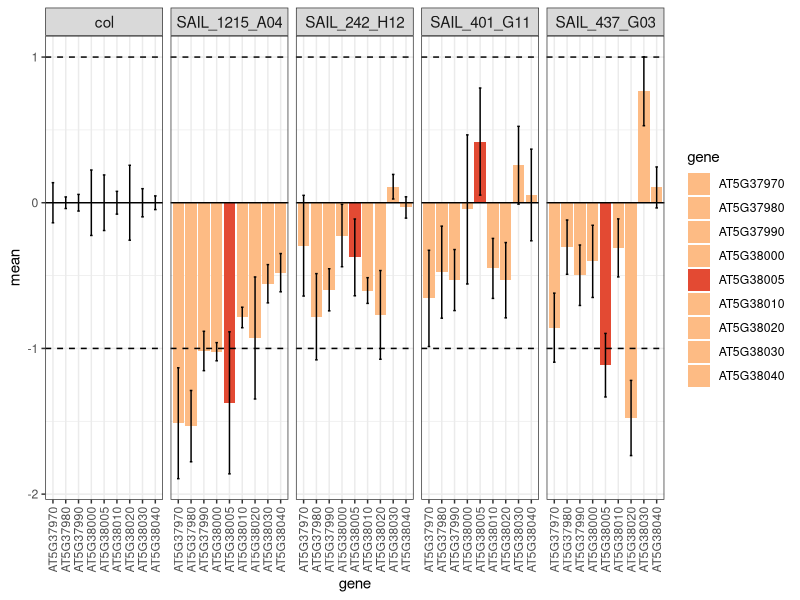
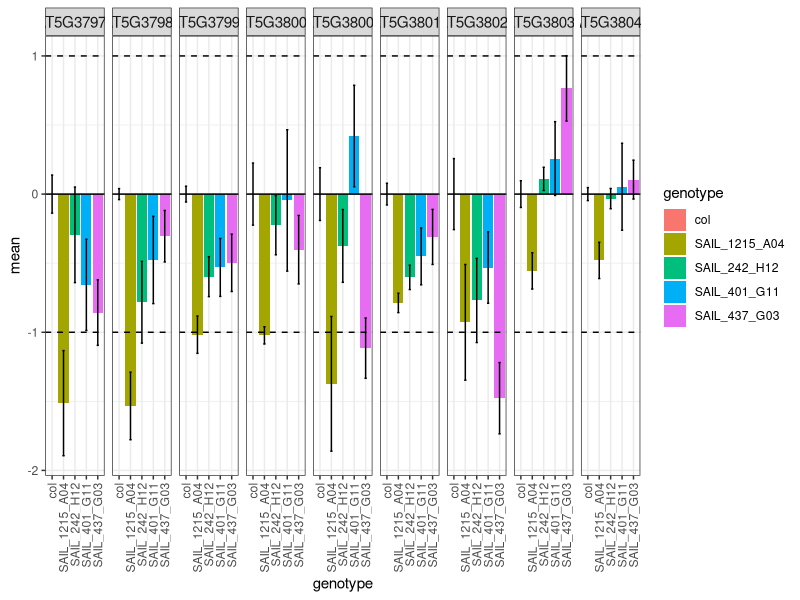
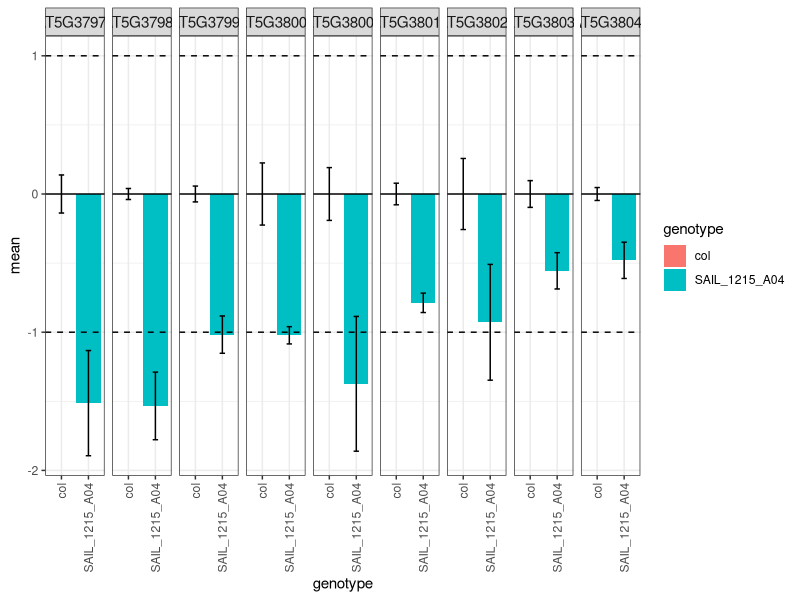
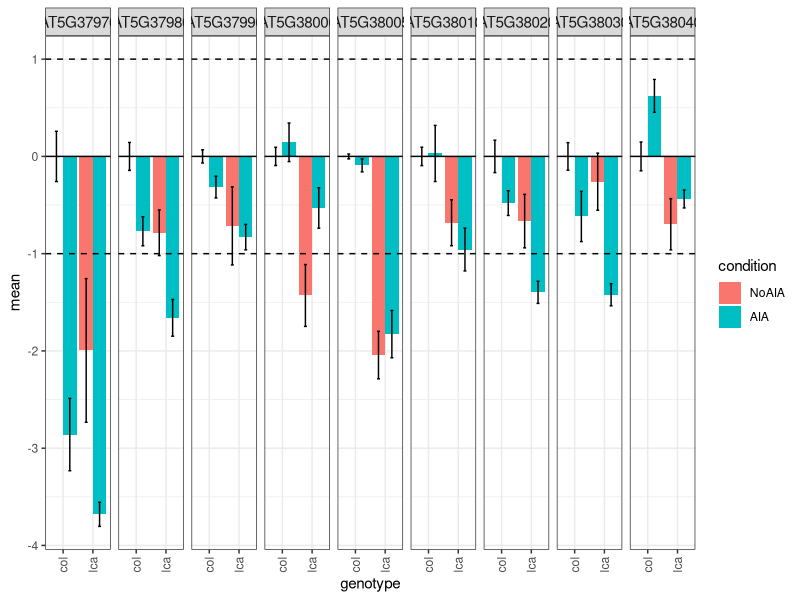
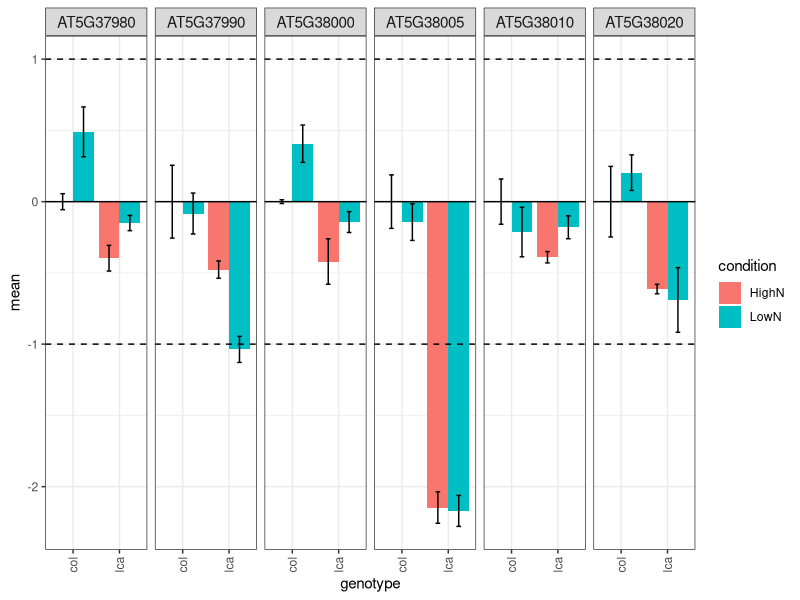
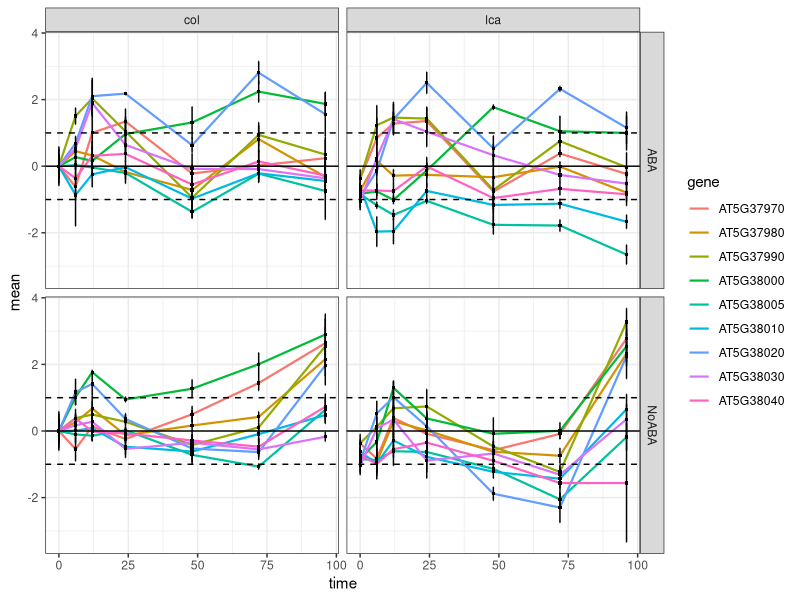
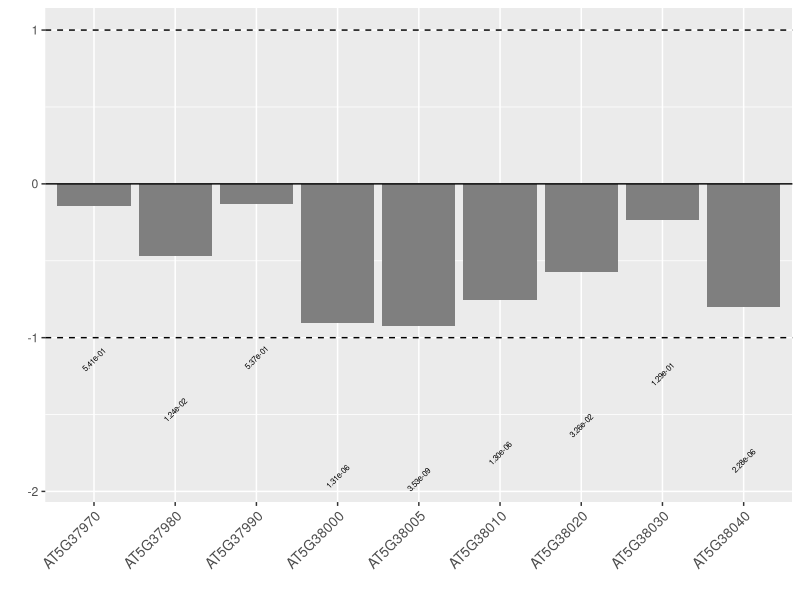
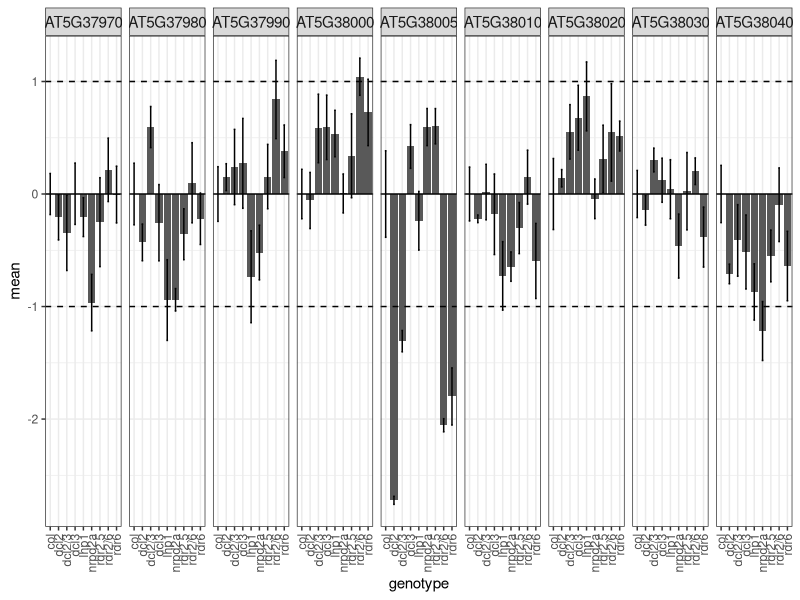

The R script that drew these images, in order:
library(tidyverse)
library(readxl)
library(grid)



# Out directory if it does not exist
dir.create("out/qPCR_cDNA/", showWarnings = FALSE, recursive = TRUE)


#env genet ------

env_genet_lca <- read_excel("data/qPCR_cDNA/env_genet_lca.xlsx") %>%
  dplyr::select(-Pos)

ref_gene <- "ref2"
ref_data <- env_genet_lca %>%
  filter(gene == ref_gene) %>%
  mutate(Cp_ref=Cp) %>%
  dplyr::select(-gene, -Cp)


gene_data <- env_genet_lca %>%
  filter(gene != ref_gene) 

dCt_data <- gene_data %>%
  left_join(ref_data) %>%
  mutate(dCp=Cp - Cp_ref) %>%
  dplyr::select(-Cp)

dCt_data_control <- dCt_data %>%
  filter(genotype=="col") %>%
  group_by(gene) %>%
  summarise(dCt_control=mean(dCp))


ddCt_data <- dCt_data %>%
  left_join(dCt_data_control) %>%
  mutate(ddCt = dCp - dCt_control,
         FC = 2^(-ddCt)) 



stat <- ddCt_data %>%
  filter(!is.na(ddCt)) %>%
  group_by(gene,genotype) %>%	
  summarise(mean=mean(-ddCt),	 		
            median= median(-ddCt),			
            SD=sd(-ddCt),	 #ecart-type		
            n=n(),	 #nombre d'?chantillons		
            erreur_std=SD/sqrt(n)) 	

selected_genes_LCA <-
  tibble(gene=c("AT5G37970","AT5G37980","AT5G37990","AT5G38000","AT5G38005","AT5G38010", "AT5G38020","AT5G38030","AT5G38040"),
         gene_color=c("#fdbb84","#fdbb84","#fdbb84","#fdbb84", "#e34a33", "#fdbb84",
                      "#fdbb84","#fdbb84","#fdbb84"))

my_graph <- 
stat %>% left_join(selected_genes_LCA) %>% filter(gene !="ref1",genotype!="collca") %>%
  ggplot(data=.,	 mapping=aes(x=gene,	 y=mean)) +
  geom_bar(stat='identity', aes(fill= gene)) +		
  geom_errorbar(mapping=aes(ymin=mean - erreur_std,	 ymax=mean + erreur_std),	 width=.2)+
  geom_hline(yintercept=0) +			
  geom_hline(yintercept=1,linetype=2)+
  geom_hline(yintercept=-1,linetype=2)+
  theme_bw() +	
  theme(axis.text.x = element_text(angle = 90, hjust=1,vjust=0.5))+
  facet_wrap(~genotype,	 nrow=1)+
  theme(strip.text = element_text(size = rel(1)))+
  scale_fill_manual(
    values=selected_genes_LCA$gene_color)
my_graph



# Save 
ggsave(filename="out/qPCR_cDNA/insertional_mutant_control.pdf", plot=my_graph, width = 8, height = 3)


my_graph <- 
  stat %>% left_join(selected_genes_LCA) %>% filter(gene !="ref1",genotype!="collca") %>%
  ggplot(data=.,	 mapping=aes(x=genotype,	 y=mean)) +
  geom_bar(stat='identity', aes(fill= genotype)) +		
  geom_errorbar(mapping=aes(ymin=mean - erreur_std,	 ymax=mean + erreur_std),	 width=.2)+
  geom_hline(yintercept=0) +			
  geom_hline(yintercept=1,linetype=2)+
  geom_hline(yintercept=-1,linetype=2)+
  theme_bw() +	
  theme(axis.text.x = element_text(angle = 90, hjust=1,vjust=0.5))+
  facet_wrap(~gene,	 nrow=1)+
  theme(strip.text = element_text(size = rel(1)))
my_graph



# Save 
ggsave(filename="out/qPCR_cDNA/insertional_mutant_control_all_genes.pdf", plot=my_graph, width = 8, height = 3)

my_graph <- 
  stat %>% left_join(selected_genes_LCA) %>% filter(gene !="ref1",genotype%in%c("col","SAIL_1215_A04")) %>%
  ggplot(data=.,	 mapping=aes(x=genotype,	 y=mean)) +
  geom_bar(stat='identity', aes(fill= genotype)) +		
  geom_errorbar(mapping=aes(ymin=mean - erreur_std,	 ymax=mean + erreur_std),	 width=.2)+
  geom_hline(yintercept=0) +			
  geom_hline(yintercept=1,linetype=2)+
  geom_hline(yintercept=-1,linetype=2)+
  theme_bw() +	
  theme(axis.text.x = element_text(angle = 90, hjust=1,vjust=0.5))+
  facet_wrap(~gene,	 nrow=1)+
  theme(strip.text = element_text(size = rel(1)))
my_graph



# Save 
ggsave(filename="out/qPCR_cDNA/insertional_mutant_control_genes.pdf", plot=my_graph, width = 8, height = 3)


#IAA -----
lca_aia <- read_excel("data/qPCR_cDNA/lca_aia.xlsx")%>%
  dplyr::select(-Pos) 

ref_gene <- "ref1"
ref_data <- lca_aia %>%
  filter(gene == ref_gene) %>%
  mutate(Cp_ref=Cp) %>%
  dplyr::select(-gene, -Cp)


gene_data <- lca_aia %>%
  filter(gene != ref_gene) 

dCt_data <- gene_data %>%
  left_join(ref_data) %>%
  mutate(dCp=Cp - Cp_ref) %>%
  dplyr::select(-Cp)

dCt_data_control <- dCt_data %>%
  filter(genotype=="col",
         condition =="NoAIA") %>%
  group_by(gene) %>%
  summarise(dCt_control=mean(dCp))


ddCt_data <- dCt_data %>%
  left_join(dCt_data_control) %>%
  mutate(ddCt = dCp - dCt_control,
         FC = 2^(-ddCt)) 



stat <- ddCt_data %>%
  filter(!is.na(ddCt)) %>%
  group_by(gene,genotype,condition) %>%	
  summarise(mean=mean(-ddCt),	 		
            median= median(-ddCt),			
            SD=sd(-ddCt),	 #ecart-type		
            n=n(),	 #nombre d'?chantillons		
            erreur_std=SD/sqrt(n)) 	

selected_genes_LCA <-
  tibble(gene=c("AT5G37970","AT5G37980","AT5G37990","AT5G38000","AT5G38005","AT5G38010", "AT5G38020","AT5G38030","AT5G38040"),
         gene_color=c("#fdbb84","#fdbb84","#fdbb84","#fdbb84", "#e34a33", "#fdbb84",
                      "#fdbb84","#fdbb84","#fdbb84"))

position=position_dodge(0.9)

stat$condition <- factor(stat$condition, levels = c("NoAIA", "AIA"))

my_graph <- 
  stat %>% filter(gene %in% c("AT5G37970","AT5G37980","AT5G37990","AT5G38000","AT5G38005","AT5G38010", "AT5G38020","AT5G38030","AT5G38040")) %>% left_join(selected_genes_LCA) %>%
  ggplot(data=.,	 mapping=aes(x=genotype, y=mean, fill=condition)) +
  geom_bar(stat='identity',position=position) +		
  geom_errorbar(mapping=aes(ymin=mean - erreur_std,	 ymax=mean + erreur_std),	 width=.2,position=position)+
  geom_hline(yintercept=0) +			
  geom_hline(yintercept=1,linetype=2)+
  geom_hline(yintercept=-1,linetype=2)+
  theme_bw() +	
  theme(axis.text.x = element_text(angle = 90, hjust=1,vjust=0.5))+
  facet_wrap(~gene,	 nrow=1)+
  theme(strip.text = element_text(size = rel(1)))
my_graph

write.csv(stat %>% filter(gene %in% c("AT5G37970","AT5G37980","AT5G37990","AT5G38000","AT5G38005","AT5G38010", "AT5G38020","AT5G38030","AT5G38040")), 
          "aia.csv")

# Save 
ggsave(filename="out/qPCR_cDNA/insertional_mutant_aia.pdf", plot=my_graph, width = 8, height = 3)



#Nadapt ------


lca_nadapt <- read_excel("data/qPCR_cDNA/lca_nadapt.xlsx")%>%
  dplyr::select(-Pos) 


ref_gene <- "ref2"
ref_data <- lca_nadapt %>%
  filter(gene == ref_gene) %>%
  mutate(Cp_ref=Cp) %>%
  dplyr::select(-gene, -Cp)


gene_data <- lca_nadapt %>%
  filter(gene != ref_gene) 

dCt_data <- gene_data %>%
  left_join(ref_data) %>%
  mutate(dCp=Cp - Cp_ref) %>%
  dplyr::select(-Cp)

dCt_data_control <- dCt_data %>%
  filter(genotype=="col",
         condition =="HighN") %>%
  group_by(gene) %>%
  summarise(dCt_control=mean(dCp))


ddCt_data <- dCt_data %>%
  left_join(dCt_data_control) %>%
  mutate(ddCt = dCp - dCt_control,
         FC = 2^(-ddCt)) 



stat <- ddCt_data %>%
  filter(!is.na(ddCt)) %>%
  group_by(gene,genotype,condition) %>%	
  summarise(mean=mean(-ddCt),	 		
            median= median(-ddCt),			
            SD=sd(-ddCt),	 #ecart-type		
            n=n(),	 #nombre d'?chantillons		
            erreur_std=SD/sqrt(n)) 	

selected_genes_LCA <-
  tibble(gene=c("AT5G37970","AT5G37980","AT5G37990","AT5G38000","AT5G38005","AT5G38010", "AT5G38020","AT5G38030","AT5G38040"),
         gene_color=c("#fdbb84","#fdbb84","#fdbb84","#fdbb84", "#e34a33", "#fdbb84",
                      "#fdbb84","#fdbb84","#fdbb84"))

position=position_dodge(0.9)


my_graph <- 
  stat %>% filter(gene %in% c("AT5G37970","AT5G37980","AT5G37990","AT5G38000","AT5G38005","AT5G38010", "AT5G38020","AT5G38030","AT5G38040")) %>% left_join(selected_genes_LCA) %>%
  ggplot(data=.,	 mapping=aes(x=genotype, y=mean, fill=condition)) +
  geom_bar(stat='identity',position=position) +		
  geom_errorbar(mapping=aes(ymin=mean - erreur_std,	 ymax=mean + erreur_std),	 width=.2,position=position)+
  geom_hline(yintercept=0) +			
  geom_hline(yintercept=1,linetype=2)+
  geom_hline(yintercept=-1,linetype=2)+
  theme_bw() +	
  theme(axis.text.x = element_text(angle = 90, hjust=1,vjust=0.5))+
  facet_wrap(~gene,	 nrow=1)+
  theme(strip.text = element_text(size = rel(1)))
my_graph

write.csv(stat %>% filter(gene %in% c("AT5G37970","AT5G37980","AT5G37990","AT5G38000","AT5G38005","AT5G38010", "AT5G38020","AT5G38030","AT5G38040")), 
          "nadapt.csv")


# Save 
ggsave(filename="out/qPCR_cDNA/insertional_mutant_Nadapt.pdf", plot=my_graph, width = 8, height = 3)


#ABA kin with LCA -----
ABA_kin_lca <- read_excel("data/qPCR_cDNA/qPCR_ABA_lca.xlsx")



ref_gene <- "ref2"
ref_data <- ABA_kin_lca %>%
  filter(gene == ref_gene) %>%
  mutate(Cp_ref=Cp) %>%
  dplyr::select(-gene, -Cp)


gene_data <- ABA_kin_lca %>%
  filter(gene != ref_gene) 

dCt_data <- gene_data %>%
  left_join(ref_data) %>%
  mutate(dCp=Cp - Cp_ref) %>%
  dplyr::select(-Cp)

dCt_data_control <- dCt_data %>%
  filter(genotype =="col",
  time==0,
  condition =="NoABA") %>%
  group_by(gene) %>%
  summarise(dCt_control=mean(dCp))


ddCt_data <- dCt_data %>%
  left_join(dCt_data_control) %>%
  mutate(ddCt = dCp - dCt_control,
         FC = 2^(-ddCt)) 



stat <- ddCt_data %>%
  filter(!is.na(ddCt)) %>%
  group_by(gene, condition,time,genotype) %>%	
  summarise(mean=mean(-ddCt),	 		
            median= median(-ddCt),			
            SD=sd(-ddCt),	 #ecart-type		
            n=n(),	 #nombre d'?chantillons		
            erreur_std=SD/sqrt(n)) 	



my_graph <- 
  stat %>% filter(gene %in% c("AT5G37970","AT5G37980","AT5G37990","AT5G38000","AT5G38005","AT5G38010", "AT5G38020","AT5G38030","AT5G38040"))%>%
  ggplot(data=.,	 mapping=aes(x=time,	 y=mean,	 group=gene)) +
  geom_line(aes(color = gene),	 size=0.75) +		
  geom_errorbar(mapping=aes(ymin=mean - erreur_std,	 ymax=mean + erreur_std),	 width=.2)+	
  geom_point(aes(y=mean),	 size = 0.75,	 shape=15)+	
  geom_hline(yintercept=0) +
  geom_hline(yintercept=1, linetype=2) +	
  geom_hline(yintercept=-1, linetype=2) +	
  theme_bw() +			
  facet_grid(condition~genotype)
my_graph

# Save 
ggsave(filename="out/qPCR_cDNA/ABA_kinetic.pdf", plot=my_graph, width = 7, height = 5)


#ANOVA kin aba ----



anova_AT5G37970 <- ddCt_data %>% 
  filter(gene == "AT5G37970") %>% 
  aov(-ddCt ~ genotype + factor(time), data=.) %>% 
  TukeyHSD("genotype") %>%
  .$genotype %>%
  as.data.frame() %>%
  dplyr::select(diff, "p adj") %>%
  rownames_to_column() %>%
  mutate(gene ="AT5G37970") %>%
  separate(rowname, sep = "-", c("genotype","comp")) %>%
  dplyr::select(-comp)
anova_AT5G37980 <- ddCt_data %>% 
  filter(gene == "AT5G37980") %>% 
  aov(-ddCt ~ genotype + factor(time), data=.) %>% 
  TukeyHSD("genotype") %>%
  .$genotype %>%
  as.data.frame() %>%
  dplyr::select(diff, "p adj") %>%
  rownames_to_column() %>%
  mutate(gene ="AT5G37980") %>%
  separate(rowname, sep = "-", c("genotype","comp")) %>%
  dplyr::select(-comp)
anova_AT5G37990 <- ddCt_data %>% 
  filter(gene == "AT5G37990") %>% 
  aov(-ddCt ~ genotype + factor(time), data=.) %>% 
  TukeyHSD("genotype") %>%
  .$genotype %>%
  as.data.frame() %>%
  dplyr::select(diff, "p adj") %>%
  rownames_to_column() %>%
  mutate(gene ="AT5G37990") %>%
  separate(rowname, sep = "-", c("genotype","comp")) %>%
  dplyr::select(-comp)
anova_AT5G38000 <- ddCt_data %>% 
  filter(gene == "AT5G38000") %>% 
  aov(-ddCt ~ genotype + factor(time), data=.) %>% 
  TukeyHSD("genotype") %>%
  .$genotype %>%
  as.data.frame() %>%
  dplyr::select(diff, "p adj") %>%
  rownames_to_column() %>%
  mutate(gene ="AT5G38000") %>%
  separate(rowname, sep = "-", c("genotype","comp")) %>%
  dplyr::select(-comp)
anova_AT5G38005 <- ddCt_data %>% 
  filter(gene == "AT5G38005") %>% 
  aov(-ddCt ~ genotype + factor(time), data=.) %>% 
  TukeyHSD("genotype") %>%
  .$genotype %>%
  as.data.frame() %>%
  dplyr::select(diff, "p adj") %>%
  rownames_to_column() %>%
  mutate(gene ="AT5G38005") %>%
  separate(rowname, sep = "-", c("genotype","comp")) %>%
  dplyr::select(-comp)
anova_AT5G38010 <- ddCt_data %>% 
  filter(gene == "AT5G38010") %>% 
  aov(-ddCt ~ genotype + factor(time), data=.) %>% 
  TukeyHSD("genotype") %>%
  .$genotype %>%
  as.data.frame() %>%
  dplyr::select(diff, "p adj") %>%
  rownames_to_column() %>%
  mutate(gene ="AT5G38010") %>%
  separate(rowname, sep = "-", c("genotype","comp")) %>%
  dplyr::select(-comp)
anova_AT5G38020 <- ddCt_data %>% 
  filter(gene == "AT5G38020") %>% 
  aov(-ddCt ~ genotype + factor(time), data=.) %>% 
  TukeyHSD("genotype") %>%
  .$genotype %>%
  as.data.frame() %>%
  dplyr::select(diff, "p adj") %>%
  rownames_to_column() %>%
  mutate(gene ="AT5G38020") %>%
  separate(rowname, sep = "-", c("genotype","comp")) %>%
  dplyr::select(-comp)
anova_AT5G38030 <- ddCt_data %>% 
  filter(gene == "AT5G38030") %>% 
  aov(-ddCt ~ genotype + factor(time), data=.) %>% 
  TukeyHSD("genotype") %>%
  .$genotype %>%
  as.data.frame() %>%
  dplyr::select(diff, "p adj") %>%
  rownames_to_column() %>%
  mutate(gene ="AT5G38030") %>%
  separate(rowname, sep = "-", c("genotype","comp")) %>%
  dplyr::select(-comp)
anova_AT5G38040 <- ddCt_data %>% 
  filter(gene == "AT5G38040") %>% 
  aov(-ddCt ~ genotype + factor(time), data=.) %>% 
  TukeyHSD("genotype") %>%
  .$genotype %>%
  as.data.frame() %>%
  dplyr::select(diff, "p adj") %>%
  rownames_to_column() %>%
  mutate(gene ="AT5G38040") %>%
  separate(rowname, sep = "-", c("genotype","comp")) %>%
  dplyr::select(-comp)

anova_all_gene <- anova_AT5G38040 %>%
  bind_rows(anova_AT5G38030,anova_AT5G38020,anova_AT5G38010,anova_AT5G38005,anova_AT5G38000,anova_AT5G37990,anova_AT5G37980,anova_AT5G37970) %>%
  rename(pval="p adj") %>%
  mutate(pval=as.numeric(pval)) %>%
  as.tibble()




anova_all_gene$genotype <- factor(anova_all_gene$genotype, c("rnai92","rnai38","rnai18","pro"))


my_graph <- 
  anova_all_gene %>%
  ggplot(data=., mapping=aes(x=gene, y=diff, fill=genotype)) +
  geom_bar(stat="identity", position=position) +
  geom_text(position=position, size = 2, aes(label=pval%>%formatC(format = "e", digits = 2), y=diff + sign(diff + 0.1)), angle=45) +
  theme(axis.text.x  = element_text(angle=45, vjust=1, hjust=1, size=10))+
  geom_hline(yintercept = 0, linetype=1) +
  geom_hline(yintercept = 1, linetype=2) +
  geom_hline(yintercept = -1, linetype=2) +
  xlab(label = "") +
  ylab(label = "") +
  theme(strip.text = element_text(size = rel(1)))+
  theme(legend.position = "none")
my_graph



# Save 
ggsave(filename="out/qPCR_cDNA/anova_all_ABA_kin_lca.pdf", plot=my_graph, width = 3.5, height = 3.5)


#mutant voie ABA lca -----
mutant_voie_ABA_lca <- read_excel("data/qPCR_cDNA/mutant_voie_ABA_lca.xlsx") %>%
  filter(condition =="NoABA") %>%
  dplyr::select(-Pos,-condition)

ref_gene <- "ref2"
ref_data <- mutant_voie_ABA_lca %>%
  filter(gene == ref_gene) %>%
  mutate(Cp_ref=Cp) %>%
  dplyr::select(-gene, -Cp)


gene_data <- mutant_voie_ABA_lca %>%
  filter(gene != ref_gene) 

dCt_data <- gene_data %>%
  left_join(ref_data) %>%
  mutate(dCp=Cp - Cp_ref) %>%
  dplyr::select(-Cp)

dCt_data_control <- dCt_data %>%
  filter(genotype=="col") %>%
  group_by(gene) %>%
  summarise(dCt_control=mean(dCp))


ddCt_data <- dCt_data %>%
  left_join(dCt_data_control) %>%
  mutate(ddCt = dCp - dCt_control,
         FC = 2^(-ddCt)) 



stat <- ddCt_data %>%
  filter(!is.na(ddCt)) %>%
  group_by(gene,genotype) %>%	
  summarise(mean=mean(-ddCt),	 		
            median= median(-ddCt),			
            SD=sd(-ddCt),	 #ecart-type		
            n=n(),	 #nombre d'?chantillons		
            erreur_std=SD/sqrt(n)) 	

selected_genes_LCA <-
  tibble(gene=c("AT5G37970","AT5G37980","AT5G37990","AT5G38000","AT5G38005","AT5G38010", "AT5G38020","AT5G38030","AT5G38040"),
         gene_color=c("#fdbb84","#fdbb84","#fdbb84","#fdbb84", "#e34a33", "#fdbb84",
                      "#fdbb84","#fdbb84","#fdbb84"))

position=position_dodge(0.9)


my_graph <- 
  stat %>% filter(gene %in% c("AT5G37970","AT5G37980","AT5G37990","AT5G38000","AT5G38005","AT5G38010", "AT5G38020","AT5G38030","AT5G38040")) %>% left_join(selected_genes_LCA) %>%
  ggplot(data=.,	 mapping=aes(x=genotype, y=mean)) +
  geom_bar(stat='identity',position=position) +		
  geom_errorbar(mapping=aes(ymin=mean - erreur_std,	 ymax=mean + erreur_std),	 width=.2,position=position)+
  geom_hline(yintercept=0) +			
  geom_hline(yintercept=1,linetype=2)+
  geom_hline(yintercept=-1,linetype=2)+
  theme_bw() +	
  theme(axis.text.x = element_text(angle = 90, hjust=1,vjust=0.5))+
  facet_wrap(~gene,	 nrow=1)+
  theme(strip.text = element_text(size = rel(1)))
my_graph



# Save 
ggsave(filename="out/qPCR_cDNA/epigenetic_control.pdf", plot=my_graph, width = 8, height = 3)


# LCA genes under all the stress ------

LCA_genes_all_conditions <- read_excel("data/qPCR_cDNA/LCA_genes_all_conditions.xlsx") %>%
  filter(genotype=="col", gene %in% c("AT5G38000","AT5G38005","AT5G38010"), condition %in% c("ABA","AIA","LowN","NACL","LowP")) 

#LCA_genes_all_conditions$condition <- factor(LCA_genes_all_conditions$condition, levels = c("NoABA", "AIA"))



my_graph <- 
LCA_genes_all_conditions  %>%
  ggplot(data=.,	 mapping=aes(x=condition, y=mean)) +
  geom_bar(stat='identity',position=position) +		
  geom_errorbar(mapping=aes(ymin=mean - erreur_std,	 ymax=mean + erreur_std),	 width=.2,position=position)+
  geom_hline(yintercept=0) +			
  geom_hline(yintercept=1,linetype=2)+
  geom_hline(yintercept=-1,linetype=2)+
  theme_bw() +	
  theme(axis.text.x = element_text(angle = 90, hjust=1,vjust=0.5))+
  facet_wrap(~gene,	 nrow=1)+
  theme(strip.text = element_text(size = rel(1)))
my_graph



# Save 
ggsave(filename="out/qPCR_cDNA/LCA_all_stress.pdf", plot=my_graph, width = 8, height = 3)

#Root methylome FPKM ------

lca_root_tissue_FPKM <- 
  read_excel("data/qPCR_cDNA/lca_root_tissue_FPKM.xlsx") %>%
  as.data.frame() %>% 
  pivot_longer(c(`epidermis`,`cortex`, `endodermis1` , `endodermis2`, `stele` , `root cap`))

lca_root_tissue_FPKM$name <- factor(lca_root_tissue_FPKM$name, levels = c("epidermis","cortex","endodermis1","endodermis2","stele","root cap"))

#pearson methylome-----

lca_root_tissue_FPKM_pearson <- read_excel("data/qPCR_cDNA/lca_root_tissue_FPKM.xlsx") 



#lincRNA
AT5G38005 <- lca_root_tissue_FPKM_pearson %>%
  filter(gene=="AT5G38005") %>% 
  as.data.frame() %>%
  remove_rownames() %>%
  column_to_rownames("gene") 





#coding genes

all_gene_count <-
  lca_root_tissue_FPKM_pearson %>%
  filter(gene !="AT5G38005") %>% # Dans colonne ID, selection des ID des coding_GO diff exprim? (, = et)
  unique() %>%
  as.data.frame() %>%
  remove_rownames() %>%
  column_to_rownames("gene")


pearson_correlation_df <- 
  cor(t(AT5G38005), t(all_gene_count), method="pearson") %>% 
  as.data.frame  %>% # Matrice de correlation
  rownames_to_column("ncRNA") %>% 
  gather(gene, pearson_corr, -ncRNA) %>%
  dplyr::select(-ncRNA) %>%
  as_tibble()

my_graph <- 
  lca_root_tissue_FPKM  %>% 
  filter(gene %in% c("AT5G37970","AT5G37980","AT5G37990","AT5G38000","AT5G38005","AT5G38010", "AT5G38020","AT5G38030","AT5G38040")) %>%
  left_join(pearson_correlation_df) %>%
  ggplot(data=.,	 mapping=aes(x=name, y=value, label=pearson_corr%>%formatC(digits = 2))) +
  geom_bar(stat='identity',position=position) +		
  geom_hline(yintercept=0) +
  theme_bw() +	
  theme(axis.text.x = element_text(angle = 90, hjust=1,vjust=0.5))+
  facet_wrap(~gene,	 nrow=1)+
  geom_text(x=4, y=27,color="red")+
  theme(strip.text = element_text(size = rel(1)))
my_graph



# Save 
ggsave(filename="out/qPCR_cDNA/root_methylome_lca.pdf", plot=my_graph, width = 8, height = 3)



solinc_root_tissue_FPKM <- 
  read_excel("data/qPCR_cDNA/solinc_root_tissue_FPKM.xlsx") %>%
  as.data.frame() %>% 
  pivot_longer(c(`epidermis`,`cortex`, `endodermis1` , `endodermis2`, `stele` , `root cap`))

solinc_root_tissue_FPKM$name <- factor(solinc_root_tissue_FPKM$name, levels = c("epidermis","cortex","endodermis1","endodermis2","stele","root cap"))


#lincRNA
AT4G14548 <- read_excel("data/qPCR_cDNA/solinc_root_tissue_FPKM.xlsx") %>%
  filter(gene=="AT4G14548") %>% 
  as.data.frame() %>%
  remove_rownames() %>%
  column_to_rownames("gene")



#coding genes

all_gene_count <-
  read_excel("data/qPCR_cDNA/solinc_root_tissue_FPKM.xlsx")  %>%
  filter(gene !="AT4G14548") %>% # Dans colonne ID, selection des ID des coding_GO diff exprim? (, = et)
  unique() %>%
  as.data.frame() %>%
  remove_rownames() %>%
  column_to_rownames("gene")


pearson_correlation_df <- 
  cor(t(AT4G14548), t(all_gene_count), method="pearson") %>% 
  as.data.frame  %>% # Matrice de correlation
  rownames_to_column("ncRNA") %>% 
  gather(gene, pearson_corr, -ncRNA) %>%
  dplyr::select(-ncRNA) %>%
  as_tibble()

my_graph <- 
  solinc_root_tissue_FPKM  %>% 
  filter(gene %in% c(c("AT4G14530","AT4G14540","AT4G06195","AT4G14548","AT4G14550","AT4G06200","AT4G14560","AT4G14570"))) %>%
  left_join(pearson_correlation_df) %>%
  ggplot(data=.,	 mapping=aes(x=name, y=value, label=pearson_corr%>%formatC(digits = 2))) +
  geom_bar(stat='identity',position=position) +		
  geom_hline(yintercept=0) +
  theme_bw() +	
  theme(axis.text.x = element_text(angle = 90, hjust=1,vjust=0.5))+
  facet_wrap(~gene,	 nrow=1)+
  geom_text(x=4, y=152,color="red")+
  theme(strip.text = element_text(size = rel(1)))
my_graph



# Save 
ggsave(filename="out/qPCR_cDNA/root_methylome_solinc.pdf", plot=my_graph, width = 8, height = 3)

















